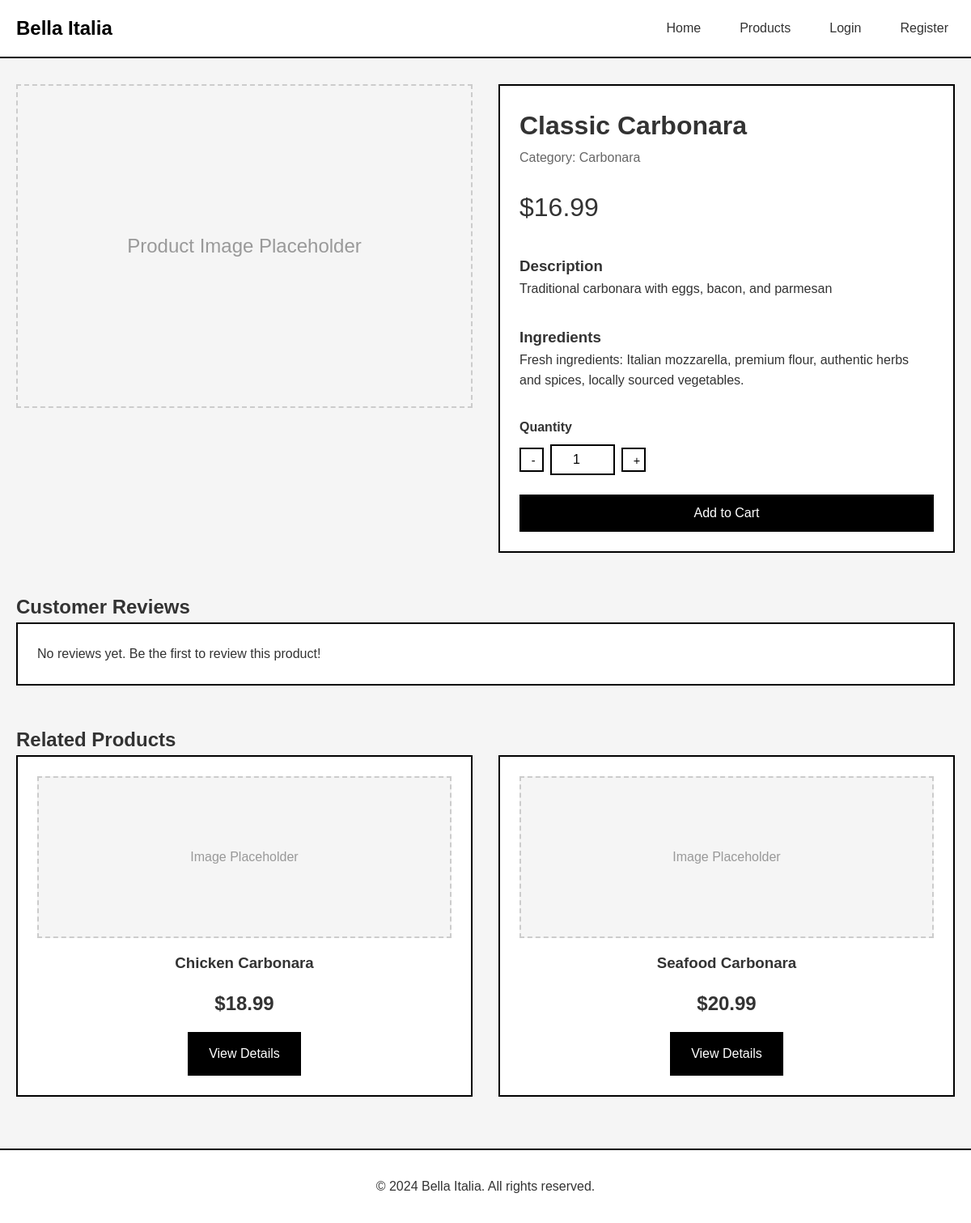
The app's page /product_details.php?id=5 with its own data.
### tables this page shows
CREATE TABLE IF NOT EXISTS products (
    id INT AUTO_INCREMENT PRIMARY KEY,
    name VARCHAR(255) NOT NULL,
    price DECIMAL(10, 2) NOT NULL,
    description TEXT,
    category_id INT NOT NULL,
    image VARCHAR(255) DEFAULT 'placeholder.jpg',
    availability ENUM('available', 'unavailable') DEFAULT 'available',
    created_at TIMESTAMP DEFAULT CURRENT_TIMESTAMP,
    FOREIGN KEY (category_id) REFERENCES categories(id) ON DELETE CASCADE
);

CREATE TABLE IF NOT EXISTS categories (
    id INT AUTO_INCREMENT PRIMARY KEY,
    name VARCHAR(100) NOT NULL UNIQUE,
    description TEXT,
    created_at TIMESTAMP DEFAULT CURRENT_TIMESTAMP
);

### config/db.php (called while the page is built, shortened)
<?php
function isLoggedIn() {
    return isset($_SESSION['user_id']);
}
?>

### product_details.php (the view, shortened to what this page needs)
<?php
require_once 'config/db.php';
$product_id = isset($_GET['id']) ? (int)$_GET['id'] : 0;
$conn = getDBConnection();
$stmt = $conn->prepare("SELECT p.*, c.name as category_name FROM products p
                       JOIN categories c ON p.category_id = c.id
                       WHERE p.id = ?");
$stmt->bind_param("i", $product_id);
$stmt->execute();
$product = $stmt->get_result()->fetch_assoc();
$stmt = $conn->prepare("SELECT p.*, c.name as category_name FROM products p
                       JOIN categories c ON p.category_id = c.id
                       WHERE p.category_id = ? AND p.id != ? AND p.availability = 'available'
                       LIMIT 4");
$stmt->bind_param("ii", $product['category_id'], $product_id);
$stmt->execute();
$related_products = $stmt->get_result()->fetch_all(MYSQLI_ASSOC);
?>
<!DOCTYPE html>
<html lang="en">
<head>
    <link rel="stylesheet" href="/college-pro/assets/css/style.css">
</head>
<body>
    <header>
        <div class="container">
            <nav>
                <a href="/college-pro/index.php" class="logo">Bella Italia</a>
                <ul class="nav-links">
                    <li><a href="/college-pro/index.php">Home</a></li>
                    <li><a href="/college-pro/products.php">Products</a></li>
                    <?php if (isLoggedIn()): ?>
                        <li><a href="/college-pro/cart/cart.php">Cart (<span class="cart-count">0</span>)</a></li>
                        <?php if (isAdmin()): ?>
                            <li><a href="/college-pro/admin/dashboard.php">Admin</a></li>
                        <?php else: ?>
                            <li><a href="/college-pro/customer/dashboard.php">Profile</a></li>
                        <?php endif; ?>
                        <li><a href="/college-pro/auth/logout.php">Logout</a></li>
                    <?php else: ?>
                        <li><a href="/college-pro/auth/login.php">Login</a></li>
                        <li><a href="/college-pro/auth/register.php">Register</a></li>
                    <?php endif; ?>
                </ul>
            </nav>
        </div>
    </header>
    <div class="container">
        <div class="grid grid-2" style="margin: 2rem 0;">
            <div>
                <div class="card-img" style="height: 400px; font-size: 1.5rem;">Product Image Placeholder</div>
            </div>
            <div>
                <div class="card">
                    <h1><?php echo htmlspecialchars($product['name']); ?></h1>
                    <p style="color: #666; margin-bottom: 1rem;">Category: <?php echo htmlspecialchars($product['category_name']); ?></p>
                    <div class="price" style="font-size: 2rem; margin: 1.5rem 0;">$<?php echo number_format($product['price'], 2); ?></div>
                    <h3 style="margin-top: 2rem;">Description</h3>
                    <p><?php echo htmlspecialchars($product['description']); ?></p>
                    <h3 style="margin-top: 2rem;">Ingredients</h3>
                    <p>Fresh ingredients: Italian mozzarella, premium flour, authentic herbs and spices, locally sourced vegetables.</p>
                    <?php if ($product['availability'] === 'available'): ?>
                        <form method="POST" action="/college-pro/cart/cart.php" style="margin-top: 2rem;">
                            <div class="form-group">
                                <label for="quantity">Quantity</label>
                                <div class="quantity-control">
                                    <button type="button" class="btn btn-small" onclick="decreaseQuantity()">-</button>
                                    <input type="number" id="quantity" name="quantity" value="1" min="1" max="10" style="width: 80px;">
                                    <button type="button" class="btn btn-small" onclick="increaseQuantity()">+</button>
                                </div>
                            </div>
                            <button type="submit" class="btn btn-primary btn-block">Add to Cart</button>
                        </form>
                    <?php else: ?>
                        <div class="alert alert-error">This product is currently unavailable.</div>
                    <?php endif; ?>
                </div>
            </div>
        </div>
        <section style="margin: 3rem 0;">
            <h2>Customer Reviews</h2>
            <div class="card">
                <p>No reviews yet. Be the first to review this product!</p>
            </div>
        </section>
        <?php if (count($related_products) > 0): ?>
            <section style="margin: 3rem 0;">
                <h2>Related Products</h2>
                <div class="grid grid-4">
                    <?php foreach ($related_products as $related): ?>
                        <div class="card product-card">
                            <div class="card-img">Image Placeholder</div>
                            <h3><?php echo htmlspecialchars($related['name']); ?></h3>
                            <div class="price">$<?php echo number_format($related['price'], 2); ?></div>
                            <a href="/college-pro/product_details.php?id=<?php echo $related['id']; ?>" class="btn btn-primary">View Details</a>
                        </div>
                    <?php endforeach; ?>
                </div>
            </section>
        <?php endif; ?>
    </div>
    <footer>
        <div class="container">
            <p>&copy; 2024 Bella Italia. All rights reserved.</p>
        </div>
    </footer>
</body>
</html>

### assets/css/style.css (style rules this page uses)
* { margin: 0; padding: 0; box-sizing: border-box; }
body { font-family: Arial, sans-serif; line-height: 1.6; color: #333; background-color: #f5f5f5; }
.container { max-width: 1200px; margin: 0 auto; padding: 0 20px; }
header { background-color: #fff; border-bottom: 2px solid #000; padding: 1rem 0; position: sticky; top: 0; z-index: 100; }
nav { display: flex; justify-content: space-between; align-items: center; flex-wrap: wrap; }
.logo { font-size: 1.5rem; font-weight: bold; color: #000; text-decoration: none; }
.nav-links { display: flex; list-style: none; gap: 2rem; align-items: center; }
.nav-links a { color: #333; text-decoration: none; padding: 0.5rem; transition: background-color 0.3s; }
.btn { display: inline-block; padding: 0.75rem 1.5rem; border: 2px solid #000; background-color: #fff; color: #000; text-decoration: none; cursor: pointer; font-size: 1rem; transition: all 0.3s; }
.btn-primary { background-color: #000; color: #fff; }
.btn-block { display: block; width: 100%; text-align: center; }
.btn-small { padding: 0.4rem 0.8rem; font-size: 0.9rem; }
.form-group { margin-bottom: 1.5rem; }
.form-group label { display: block; margin-bottom: 0.5rem; font-weight: bold; }
.form-group input, .form-group textarea, .form-group select { width: 100%; padding: 0.75rem; border: 2px solid #ccc; font-size: 1rem; font-family: inherit; }
.grid { display: grid; gap: 2rem; }
.grid-2 { grid-template-columns: repeat(auto-fit, minmax(300px, 1fr)); }
.grid-4 { grid-template-columns: repeat(auto-fit, minmax(200px, 1fr)); }
.card { background-color: #fff; border: 2px solid #000; padding: 1.5rem; transition: box-shadow 0.3s; }
.card-img { width: 100%; height: 200px; border: 2px dashed #ccc; background-color: #f5f5f5; display: flex; align-items: center; justify-content: center; margin-bottom: 1rem; color: #999; }
.product-card { text-align: center; }
.product-card h3 { margin-bottom: 0.5rem; }
.product-card .price { font-size: 1.5rem; font-weight: bold; margin: 1rem 0; }
.quantity-control { display: flex; align-items: center; gap: 0.5rem; }
.quantity-control button { width: 30px; height: 30px; border: 2px solid #000; background-color: #fff; cursor: pointer; }
.quantity-control input { width: 50px; text-align: center; border: 2px solid #000; padding: 0.5rem; }
footer { background-color: #fff; border-top: 2px solid #000; padding: 2rem 0; margin-top: 4rem; text-align: center; }

### records on screen
products: name "Classic Carbonara", category.name "Carbonara", price "16.99", description "Traditional carbonara with eggs, bacon, and parmesan"
products: name "Chicken Carbonara", price "18.99"
products: name "Seafood Carbonara", price "20.99"
